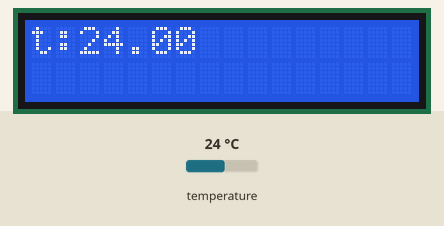
Recording of a program running on a simulated Arduino Nano, built with avr-gcc and run on an emulated ATmega328P. Shown: 16×2 character LCD. Inputs (shaded band) come from the test bench; at power-on: temperature 24 °C. What the program prints to the serial monitor is not drawn.

Above: at 1.2 s.
1.3 s: temperature set to 12 °C
At 3.3 s:
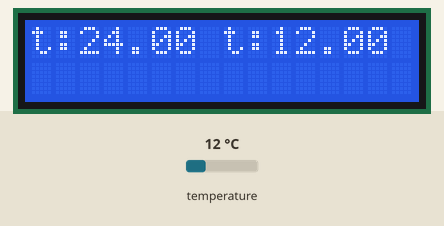
3.6 s: temperature set to 19 °C
At 8.0 s:
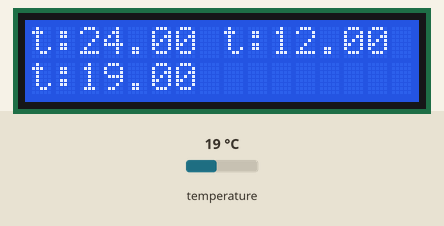
8.3 s: temperature set to 28 °C
At 9.5 s:
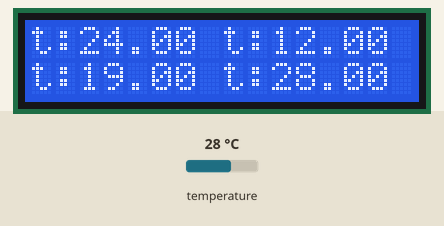
Timing chart, 0 to 11.3 s (numbered marks = the images above; inputs shaded):
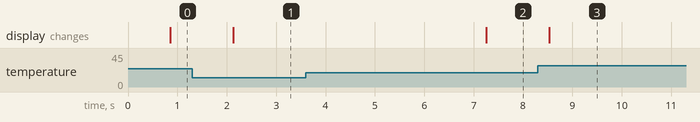

The program:

main.cpp
```cpp
#include <Arduino.h>

#include <OneWire.h>
#include <DallasTemperature.h>
#include <LiquidCrystal.h>

// Data wire is plugged into port 4 on the Arduino
#define ONE_WIRE_BUS 4

OneWire oneWire(ONE_WIRE_BUS);
DallasTemperature sensors(&oneWire);
LiquidCrystal lcd(6,7,8,9,10,11);

int numberOfDevices; // Number of temperature devices found

DeviceAddress tempDeviceAddress; // We'll use this variable to store a found device address

String sensor_title[4] = {"tip","inlet","outlet","wall"};

void setup(void)
{
  // start serial port
  Serial.begin(9600);
  lcd.begin(16,2);

  // Start up the library
  sensors.begin();

  // Grab a count of devices on the wire
  numberOfDevices = sensors.getDeviceCount();

}

void loop(void)
{
  sensors.requestTemperatures(); // Send the command to get temperatures

  // Loop through each device, print out temperature data
  Serial.print("START;");
  for (int i = 0; i < numberOfDevices; i++)
  {
    // Search the wire for address
    if (sensors.getAddress(tempDeviceAddress, i))
    {

      // Print the data
      float tempC = sensors.getTempC(tempDeviceAddress);
      Serial.print(sensor_title[i]);
      Serial.print(":");
      Serial.print(tempC);
      Serial.print(";");
      lcd.print(sensor_title[i].substring(0,1));
      lcd.print(":");
      lcd.print(tempC);
      lcd.print(" ");

    }
  }
  Serial.println("END");
  delay(500);
}
```

Measured:
- after the input at 1.3 s, the display: changes after 0.84 s (image 1)
- after the input at 3.6 s, the display: changes after 3.7 s (image 2)
